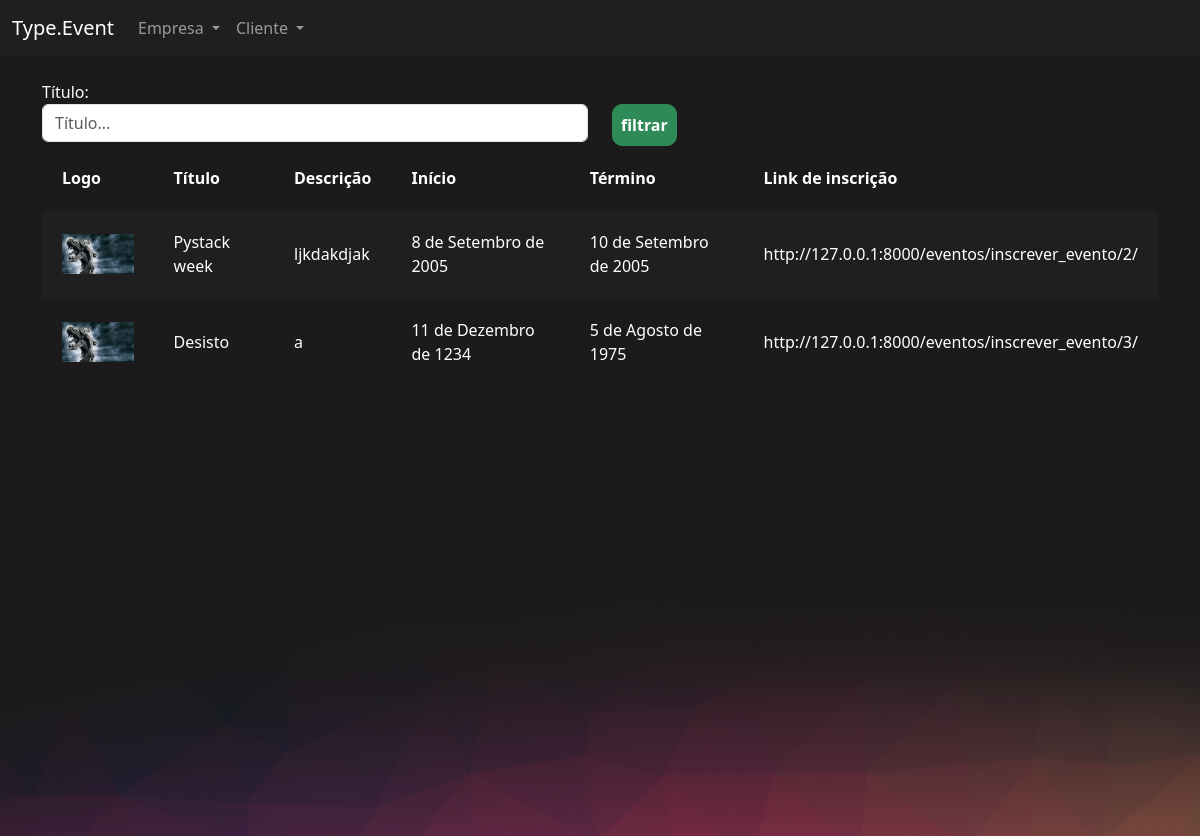
The page /eventos/gerenciar_evento/ (signed in) on the database its author committed.
### eventos/models.py (models this page shows, shortened)
class Evento(models.Model):
    criador = models.ForeignKey(User, on_delete=models.CASCADE, null=True, blank=True)
    nome = models.CharField(max_length=200)
    descricao =  models.TextField()
    data_inicio = models.DateField()
    data_termino = models.DateField()
    carga_horaria = models.IntegerField()
    logo = models.ImageField(upload_to="logos")
    participantes = models.ManyToManyField(User, related_name="evento_participante", null=True, blank = True)
    cor_principal = models.CharField(max_length=7)
    cor_secundaria = models.CharField(max_length=7)
    cor_fundo = models.CharField(max_length=7)

### eventos/views.py (the view)
# urls.py: path('gerenciar_evento/', views.gerenciar_evento, name="gerenciar_evento"),
@login_required
def gerenciar_evento(request):
    if request.method == "GET":
        nome = request.GET.get('nome')
        eventos = Evento.objects.filter(criador=request.user)
        if nome:
            eventos = eventos.filter(nome__contains=nome)
        return render(request, 'gerenciar_evento.html', {'eventos': eventos})

### eventos/templates/gerenciar_evento.html (shortened to what this page needs)
{% extends "bases/pattern_evento.html" %}
{% load static %}
{% block 'importacoes' %}
    <link href="{% static 'evento/css/gerenciar_evento.css' %}" rel="stylesheet">
{% endblock %}
{% block 'conteudo' %}
    <div class="container">
        <br>
        <div class="row">
            <div class="col-md">
                <form action="{% url 'gerenciar_evento' %}" method="GET">
                <label>Título:</label>
                <input type="text" placeholder="Título..." class="form-control" name="nome">
            </div>
            <div class="col-md">
                <br>
                <input type="submit" class="btn-principal" value="filtrar">
            </div>
        </div>
        <table>
            <tr>
                <th>Logo</th>
                <th>Título</th>
                <th>Descrição</th>
                <th>Início</th>
                <th>Término</th>
                <th>Link de inscrição</th>
            </tr>
            {% for evento in eventos %}
                <tr class="{% cycle 'linha' 'linha2' %}">
                    <td width="10%"><a href="{% url 'participantes_evento' evento.id %}"><img width="100%" src="/media/{{evento.logo}}"></a></td>
                    <td>{{evento.nome}}</td>
                    <td>{{evento.descricao}}</td>
                    <td>{{evento.data_inicio}}</td>
                    <td>{{evento.data_termino}}</td>
                    <td>http://127.0.0.1:8000/eventos/inscrever_evento/{{evento.id}}/</td>
                </tr>
            {% endfor %}
        </table>
    </div>
{% endblock %}

### templates/bases/pattern_evento.html (shortened to what this page needs)
{% extends 'bases/pattern.html' %}
{% load static %}
{% block 'head' %}
    {% block 'importacoes' %}{% endblock %}
    <link href="{% static 'evento/css/evento.css' %}" rel="stylesheet">
    <link href="{% static 'users/css/users.css' %}" rel="stylesheet">
    <link href="{% static 'users/css/users.css' %}" rel="stylesheet">
{% endblock %}
{% block 'body' %}
    <nav class="navbar navbar-expand-lg bg-body-tertiary navbar-color" data-bs-theme="dark">
        <div class="container-fluid">
            <a class="navbar-brand" href="{% url 'home' %}">Type.Event</a>
            <div class="collapse navbar-collapse" id="navbarNavDropdown">
            <ul class="navbar-nav">
                <li class="nav-item dropdown">
                    <a class="nav-link dropdown-toggle" href="#" role="button" data-bs-toggle="dropdown" aria-expanded="false">
                        Empresa
                    </a>
                </li>
                <li class="nav-item dropdown">
                    <a class="nav-link dropdown-toggle" href="#" role="button" data-bs-toggle="dropdown" aria-expanded="false">
                        Cliente
                    </a>
                </li>
            </ul>
            </div>
        </div>
    </nav>
    <div style="min-height: 60vh">
        {% block 'conteudo' %}
        {% endblock %}
    </div>
    <div class="fundo-pagina">
    </div>
{% endblock %}

### templates/bases/pattern.html (shortened to what this page needs)
{% load static %}
<!DOCTYPE html>
<html lang="en">
  <head>
    <link href="{% static 'general/css/base.css' %}" rel="stylesheet">
    <link href="https://cdn.jsdelivr.net/npm/bootstrap@5.3.0-alpha1/dist/css/bootstrap.min.css" rel="stylesheet">
    {% block 'head' %}{% endblock %}
  </head>
  <body>
    {% block 'body' %}{% endblock %}
  </body>
</html>

### templates/static/general/css/base.css (style rules this page uses)
body { color: white !important; }
:root { --main-color: #201F1F; --dark-color: #1C1A1A; --contrast-color: #BE375F; --differential-color: #ED8554; }

### templates/static/evento/css/gerenciar_evento.css (style rules this page uses)
table { width: 100%; padding: 20px; }
.linha { height: 40px; background-color: var(--main-color); padding: 20px; }
td, th { padding: 20px; }

### templates/static/evento/css/evento.css (style rules this page uses)
.navbar-color { background-color: #201F1F !important; }
body { background-color: #1C1A1A; }
.fundo-pagina { background-image: url('/static/evento/img/fundo_img.png'); height: 300px; background-size: cover; }

### templates/static/users/css/users.css (style rules this page uses)
.btn-principal { background-color: #2E8B57; border: 1px solid #2E8B57; color: white; padding: 8px; border-radius: 10px; font-weight: bold; }

### rows shown on the page
Evento: logo (picture), nome "Pystack week", descricao "ljkdakdjak", data_inicio "8 de Setembro de 2005", data_termino "10 de Setembro de 2005", id "2"
Evento: logo (picture), nome "Desisto", descricao "a", data_inicio "11 de Dezembro de 1234", data_termino "5 de Agosto de 1975", id "3"
